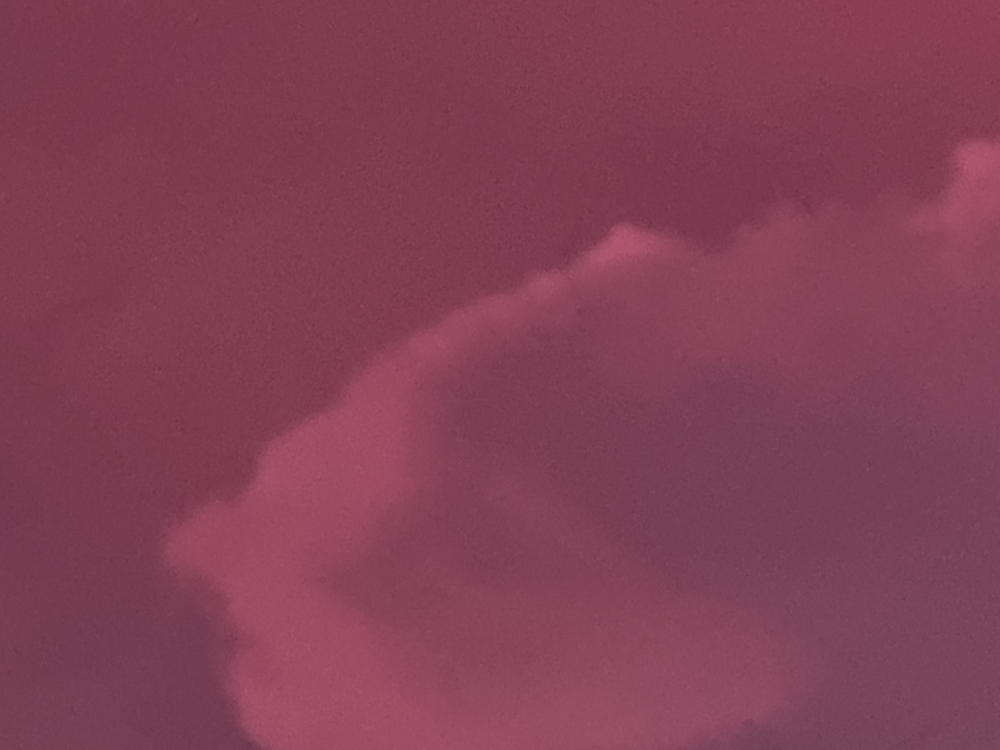
#> input picture CursoPython/Secao_4/151-180/aula171PILLOW/ceu.jpg, 4000 x 3000 px (shown at 1/4 size)
$ python aula171.py
#> lines starting #> are read from the running program, lines starting #| are printed output that depends on the picture
# Pillow: redimensionando imagens com Python
# Essa biblioteca é o Photoshop do Python 😂
from PIL import Image
from pathlib import Path

ROOT_FOLDER = Path(__file__).parent
ORIGINAL = ROOT_FOLDER / 'ceu.jpg'
IMAGE_FOLDER = ROOT_FOLDER / 'new.jpg'

pil_image = Image.open(ORIGINAL)
#> pil_image is the input picture: PIL image 4000x3000 RGB; mean R, G, B 130.6, 64.3, 85.7
width, height = pil_image.size
#> width = 4000; height = 3000
exif = pil_image.info['exif']

# conta para que  a imagem não fique desproporcional
# width  ---- new_width
# height ---- new_height
# o resultado da conta deve ser sempre round

new_width = 640
new_height = round(height * new_width / width)
#> new_height = 480


new_image = pil_image.resize(size=(new_width, new_height))
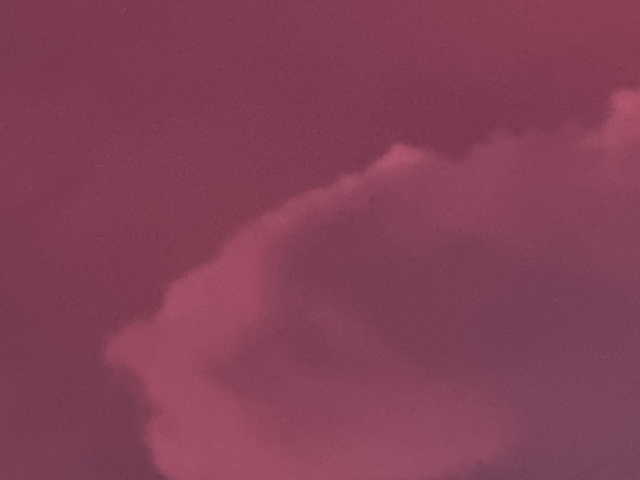
#> new_image: PIL image 640x480 RGB; mean R, G, B 130.6, 64.3, 85.7
new_image.save(
    IMAGE_FOLDER,
    optimize=True,
    quality=100,
    exif=exif
)
